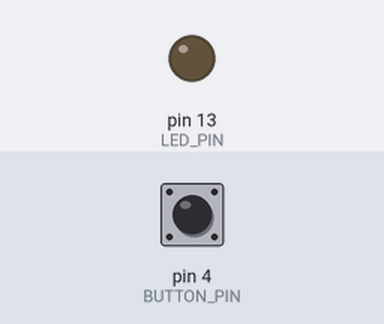
Bench run of a sketch on a simulated Arduino Uno, built with avr-gcc and run on an emulated ATmega328P. Shown: output pins drawn as LEDs (lit = HIGH). Inputs (shaded band) come from the test bench; at power-on: pin 4 (BUTTON_PIN) HIGH.

Above: at 1.2 s.
1.3 s: pin 4 (BUTTON_PIN) pulled LOW for 0.15 s
At 2.4 s:
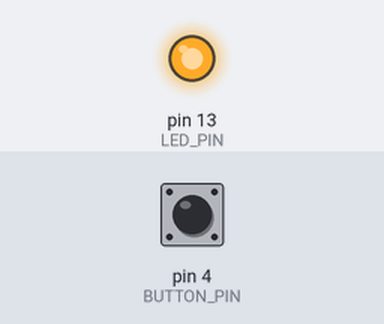
Timing chart, 0 to 4.3 s (numbered marks = the images above; inputs shaded):
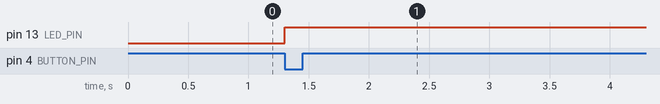

Measured:
- after the input at 1.3 s, pin 13 (LED_PIN): LOW → HIGH at once

The sketch:

buzzer_control.ino
```cpp
#define LED_PIN 13       // PWM pin
#define BUTTON_PIN 4

int brightnessLevels[] = {80, 160, 255};
int levelIndex = 0;

int lastButtonState = HIGH;

void setup() {
  pinMode(LED_PIN, OUTPUT);
  pinMode(BUTTON_PIN, INPUT_PULLUP);

  analogWrite(LED_PIN, brightnessLevels[levelIndex]);
}

void loop() {
  int currentButtonState = digitalRead(BUTTON_PIN);

  // Detect button press (HIGH -> LOW)
  if (lastButtonState == HIGH && currentButtonState == LOW) {

    levelIndex++;                 // Next brightness level
    if (levelIndex >= 3) {
      levelIndex = 0;             // Wrap around
    }

    analogWrite(LED_PIN, brightnessLevels[levelIndex]);
    delay(200);                   // Debounce delay
  }

  lastButtonState = currentButtonState;
}
```
